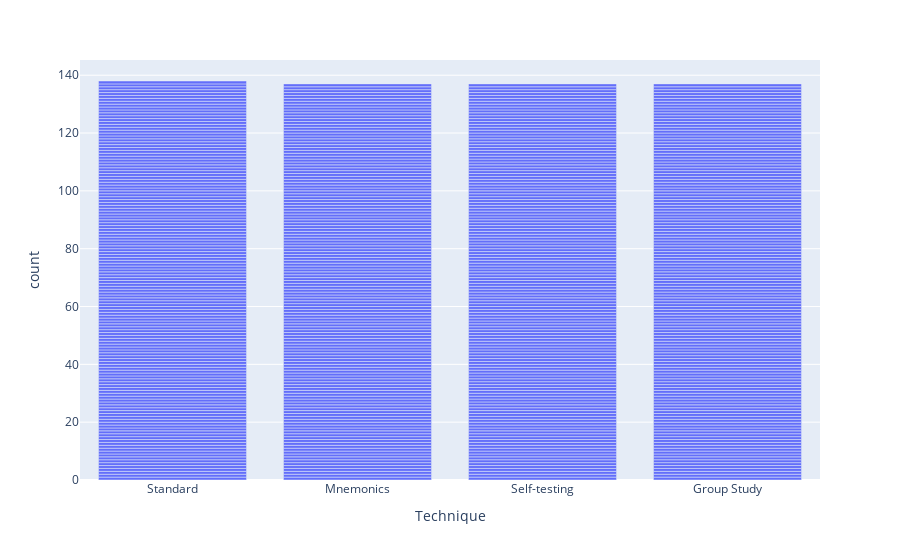

The notebook cell this image was saved under:
### Code cell
# h.m. students use each technique
px.bar(study_tech_data, x = 'Technique')

### Figure 1 — Plotly figure (JSON) as saved in the notebook; plotly's stock layout.template omitted (floating-point values rounded to 4 significant figures; data arrays with more than 128 entries replaced by an {"elided": "..."} marker saying what was removed)
{"data": [{"alignmentgroup": "True", "hovertemplate": "Technique=%{x}<br>count=%{y}<extra></extra>", "legendgroup": "", "marker": {"color": "#636efa", "pattern": {"shape": ""}}, "name": "", "offsetgroup": "", "orientation": "v", "showlegend": false, "textposition": "auto", "type": "bar", "x": {"elided": "549 str values"}, "xaxis": "x", "y": {"elided": "549 int values"}, "yaxis": "y"}], "layout": {"barmode": "relative", "legend": {"tracegroupgap": 0}, "margin": {"t": 60}, "xaxis": {"anchor": "y", "domain": [0, 1], "title": {"text": "Technique"}}, "yaxis": {"anchor": "x", "domain": [0, 1], "title": {"text": "count"}}}}
